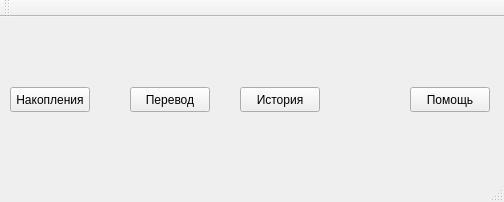
<?xml version="1.0" encoding="UTF-8"?>
<ui version="4.0">
 <class>MainWindow</class>
 <widget class="QMainWindow" name="MainWindow">
  <property name="geometry">
   <rect>
    <x>0</x>
    <y>0</y>
    <width>504</width>
    <height>202</height>
   </rect>
  </property>
  <property name="windowTitle">
   <string>MainWindow</string>
  </property>
  <widget class="QWidget" name="centralWidget">
   <widget class="QPushButton" name="savings">
    <property name="geometry">
     <rect>
      <x>10</x>
      <y>70</y>
      <width>80</width>
      <height>25</height>
     </rect>
    </property>
    <property name="text">
     <string>Накопления</string>
    </property>
   </widget>
   <widget class="QPushButton" name="bankTransfer">
    <property name="geometry">
     <rect>
      <x>130</x>
      <y>70</y>
      <width>80</width>
      <height>25</height>
     </rect>
    </property>
    <property name="text">
     <string>Перевод</string>
    </property>
   </widget>
   <widget class="QPushButton" name="history">
    <property name="geometry">
     <rect>
      <x>240</x>
      <y>70</y>
      <width>80</width>
      <height>25</height>
     </rect>
    </property>
    <property name="text">
     <string>История</string>
    </property>
   </widget>
   <widget class="QPushButton" name="help">
    <property name="geometry">
     <rect>
      <x>410</x>
      <y>70</y>
      <width>80</width>
      <height>25</height>
     </rect>
    </property>
    <property name="text">
     <string>Помощь</string>
    </property>
   </widget>
  </widget>
  <widget class="QMenuBar" name="menuBar">
   <property name="geometry">
    <rect>
     <x>0</x>
     <y>0</y>
     <width>504</width>
     <height>22</height>
    </rect>
   </property>
  </widget>
  <widget class="QToolBar" name="mainToolBar">
   <attribute name="toolBarArea">
    <enum>TopToolBarArea</enum>
   </attribute>
   <attribute name="toolBarBreak">
    <bool>false</bool>
   </attribute>
  </widget>
  <widget class="QStatusBar" name="statusBar"/>
 </widget>
 <layoutdefault spacing="6" margin="11"/>
 <resources/>
 <connections/>
</ui>
